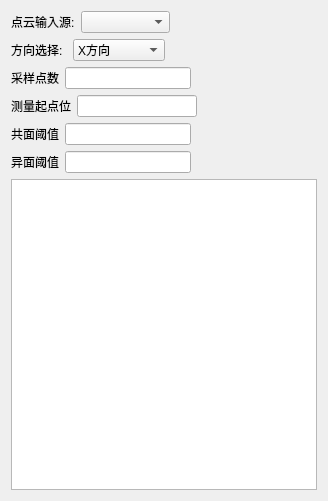
<?xml version="1.0" encoding="UTF-8"?>
<ui version="4.0">
 <class>pcGapForm</class>
 <widget class="QWidget" name="pcGapForm">
  <property name="geometry">
   <rect>
    <x>0</x>
    <y>0</y>
    <width>328</width>
    <height>501</height>
   </rect>
  </property>
  <property name="windowTitle">
   <string>Form</string>
  </property>
  <layout class="QVBoxLayout" name="verticalLayout">
   <item>
    <layout class="QHBoxLayout" name="horizontalLayout_2" stretch="1,3,5">
     <item>
      <widget class="QLabel" name="label">
       <property name="text">
        <string>点云输入源:</string>
       </property>
      </widget>
     </item>
     <item>
      <widget class="QComboBox" name="SelectLinker"/>
     </item>
     <item>
      <spacer name="horizontalSpacer_2">
       <property name="orientation">
        <enum>Qt::Horizontal</enum>
       </property>
       <property name="sizeHint" stdset="0">
        <size>
         <width>40</width>
         <height>20</height>
        </size>
       </property>
      </spacer>
     </item>
    </layout>
   </item>
   <item>
    <layout class="QHBoxLayout" name="horizontalLayout" stretch="1,3,5">
     <property name="spacing">
      <number>10</number>
     </property>
     <item>
      <widget class="QLabel" name="label_2">
       <property name="text">
        <string>方向选择:</string>
       </property>
      </widget>
     </item>
     <item>
      <widget class="QComboBox" name="dirSelected">
       <item>
        <property name="text">
         <string>X方向</string>
        </property>
       </item>
       <item>
        <property name="text">
         <string>Y方向</string>
        </property>
       </item>
       <item>
        <property name="text">
         <string>Z方向</string>
        </property>
       </item>
      </widget>
     </item>
     <item>
      <spacer name="horizontalSpacer">
       <property name="orientation">
        <enum>Qt::Horizontal</enum>
       </property>
       <property name="sizeHint" stdset="0">
        <size>
         <width>40</width>
         <height>20</height>
        </size>
       </property>
      </spacer>
     </item>
    </layout>
   </item>
   <item>
    <layout class="QHBoxLayout" name="horizontalLayout_3">
     <item>
      <widget class="QLabel" name="label_3">
       <property name="text">
        <string>采样点数</string>
       </property>
      </widget>
     </item>
     <item>
      <widget class="QLineEdit" name="range"/>
     </item>
     <item>
      <spacer name="horizontalSpacer_3">
       <property name="orientation">
        <enum>Qt::Horizontal</enum>
       </property>
       <property name="sizeHint" stdset="0">
        <size>
         <width>40</width>
         <height>20</height>
        </size>
       </property>
      </spacer>
     </item>
    </layout>
   </item>
   <item>
    <layout class="QHBoxLayout" name="horizontalLayout_4">
     <item>
      <widget class="QLabel" name="label_4">
       <property name="text">
        <string>测量起点位</string>
       </property>
      </widget>
     </item>
     <item>
      <widget class="QLineEdit" name="sXYpos"/>
     </item>
     <item>
      <spacer name="horizontalSpacer_4">
       <property name="orientation">
        <enum>Qt::Horizontal</enum>
       </property>
       <property name="sizeHint" stdset="0">
        <size>
         <width>40</width>
         <height>20</height>
        </size>
       </property>
      </spacer>
     </item>
    </layout>
   </item>
   <item>
    <layout class="QHBoxLayout" name="horizontalLayout_5">
     <item>
      <widget class="QLabel" name="label_5">
       <property name="text">
        <string>共面阈值</string>
       </property>
      </widget>
     </item>
     <item>
      <widget class="QLineEdit" name="coplThrev"/>
     </item>
     <item>
      <spacer name="horizontalSpacer_5">
       <property name="orientation">
        <enum>Qt::Horizontal</enum>
       </property>
       <property name="sizeHint" stdset="0">
        <size>
         <width>40</width>
         <height>20</height>
        </size>
       </property>
      </spacer>
     </item>
    </layout>
   </item>
   <item>
    <layout class="QHBoxLayout" name="horizontalLayout_6">
     <item>
      <widget class="QLabel" name="label_6">
       <property name="text">
        <string>异面阈值</string>
       </property>
      </widget>
     </item>
     <item>
      <widget class="QLineEdit" name="skewThres"/>
     </item>
     <item>
      <spacer name="horizontalSpacer_6">
       <property name="orientation">
        <enum>Qt::Horizontal</enum>
       </property>
       <property name="sizeHint" stdset="0">
        <size>
         <width>40</width>
         <height>20</height>
        </size>
       </property>
      </spacer>
     </item>
    </layout>
   </item>
   <item>
    <widget class="QTableWidget" name="resultRR"/>
   </item>
  </layout>
 </widget>
 <resources/>
 <connections/>
</ui>
